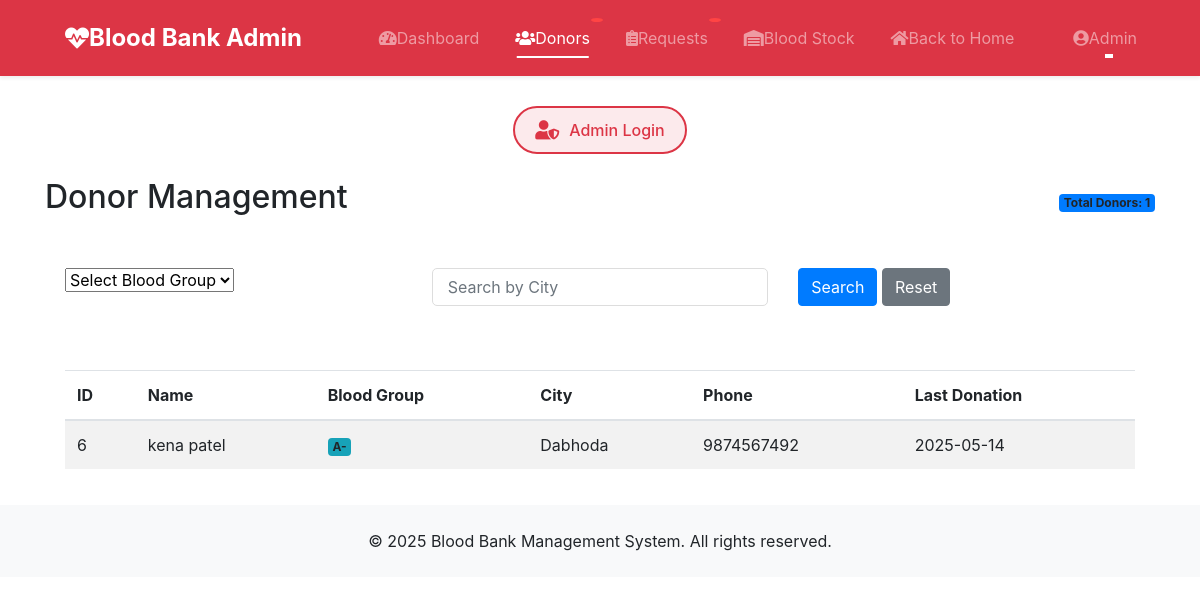
The page /admin/donors.php?blood_group=A- (signed in) on the database its author committed.
### tables this page shows
CREATE TABLE `donor` (
  `id` int(11) NOT NULL,
  `name` varchar(50) NOT NULL,
  `gender` varchar(50) NOT NULL,
  `email` varchar(50) NOT NULL,
  `city` varchar(50) NOT NULL,
  `last_donation_date` date DEFAULT NULL,
  `dob` varchar(20) NOT NULL,
  `phone` varchar(15) DEFAULT NULL,
  `address` text DEFAULT NULL,
  `contact_no` varchar(16) NOT NULL,
  `save_life_date` varchar(20) NOT NULL,
  `password` varchar(100) NOT NULL,
  `blood_group` varchar(5) NOT NULL,
  `created_at` timestamp NOT NULL DEFAULT current_timestamp(),
  `reset_token` varchar(255) DEFAULT NULL,
  `token_expiry` datetime DEFAULT NULL
);

### admin/donors.php (the view, shortened to what this page needs)
<?php
include 'include/header.php';
include 'include/config.php';
$where = "1=1";
if (isset($_GET['blood_group']) && !empty($_GET['blood_group'])) {
    $blood_group = mysqli_real_escape_string($connection, $_GET['blood_group']);
    $where .= " AND blood_group = '$blood_group'";
}
$per_page = 10;
$page = isset($_GET['page']) ? (int)$_GET['page'] : 1;
$start = ($page - 1) * $per_page;
$total_query = "SELECT COUNT(*) as count FROM donor WHERE $where";
$total_result = mysqli_query($connection, $total_query);
$total_row = mysqli_fetch_assoc($total_result);
$total_records = $total_row['count'];
$query = "SELECT id, name, email, blood_group, gender, dob, contact_no, address, city, save_life_date FROM donor WHERE $where LIMIT $start, $per_page";
$result = mysqli_query($connection, $query);
?>
<div class="container mt-4">
    <div class="d-flex justify-content-between align-items-center mb-4">
        <h2>Donor Management</h2>
        <div class="text-end">
            <span class="badge bg-primary">Total Donors: <?php echo $total_records; ?></span>
        </div>
    </div>
    <div class="card mb-4">
        <div class="card-body">
            <form method="GET" class="row g-3">
                <div class="col-md-4">
                    <select name="blood_group" class="form-select">
                        <option value="">Select Blood Group</option>
                    </select>
                </div>
                <div class="col-md-4">
                    <input type="text" name="city" class="form-control" placeholder="Search by City">
                </div>
                <div class="col-md-4">
                    <button type="submit" class="btn btn-primary">Search</button>
                    <a href="donors.php" class="btn btn-secondary">Reset</a>
                </div>
            </form>
        </div>
    </div>
    <div class="card">
        <div class="card-body">
            <div class="table-responsive">
                <table class="table table-striped">
                    <thead>
                        <tr>
                            <th>ID</th>
                            <th>Name</th>
                            <th>Blood Group</th>
                            <th>City</th>
                            <th>Phone</th>
                            <th>Last Donation</th>
                        </tr>
                    </thead>
                    <tbody>
                        <?php while ($row = mysqli_fetch_assoc($result)) { ?>
                            <tr>
                                <td><?php echo isset($row['id']) ? htmlspecialchars($row['id'], ENT_QUOTES, 'UTF-8') : ''; ?></td>
                                <td><?php echo isset($row['name']) ? htmlspecialchars($row['name'], ENT_QUOTES, 'UTF-8') : ''; ?></td>
                                <td>
                                    <span class="badge bg-info">
                                        <?php echo isset($row['blood_group']) ? htmlspecialchars($row['blood_group'], ENT_QUOTES, 'UTF-8') : ''; ?>
                                    </span>
                                </td>
                                <td><?php echo isset($row['city']) ? htmlspecialchars($row['city'], ENT_QUOTES, 'UTF-8') : ''; ?></td>
                                <td><?php echo isset($row['contact_no']) ? htmlspecialchars($row['contact_no'], ENT_QUOTES, 'UTF-8') : ''; ?></td>
                                <td>
                                    <?php
                                    echo isset($row['save_life_date']) && $row['save_life_date'] ?
                                        htmlspecialchars(date('Y-m-d', strtotime($row['save_life_date'])), ENT_QUOTES, 'UTF-8') :
                                        'Never';
                                    ?>
                                </td>
                            </tr>
                        <?php } ?>
                    </tbody>
                </table>
            </div>
        </div>
    </div>
</div>
<?php include 'include/footer.php'; ?>

### admin/css/style.css (style rules this page uses)
.card { transition: all 0.3s ease; border: none; border-radius: 10px; }
.form-control { border-radius: 5px; border: 1px solid #ddd; padding: 10px 15px; }

### rows shown on the page
donor: id "6", name "kena patel", blood_group "A-", city "Dabhoda", contact_no "9874567492", save_life_date "2025-05-14"

### other values the page prints
$_SESSION['admin_name'] "Admin"
$total_records "1"
